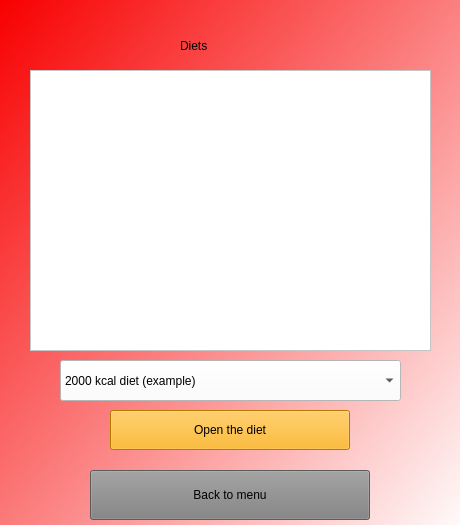
<?xml version="1.0" encoding="UTF-8"?>
<ui version="4.0">
 <class>Diet</class>
 <widget class="QWidget" name="Diet">
  <property name="geometry">
   <rect>
    <x>0</x>
    <y>0</y>
    <width>460</width>
    <height>525</height>
   </rect>
  </property>
  <property name="minimumSize">
   <size>
    <width>460</width>
    <height>525</height>
   </size>
  </property>
  <property name="maximumSize">
   <size>
    <width>460</width>
    <height>525</height>
   </size>
  </property>
  <property name="windowTitle">
   <string>Form</string>
  </property>
  <widget class="QStackedWidget" name="stackedWidget">
   <property name="geometry">
    <rect>
     <x>0</x>
     <y>0</y>
     <width>460</width>
     <height>550</height>
    </rect>
   </property>
   <property name="minimumSize">
    <size>
     <width>460</width>
     <height>550</height>
    </size>
   </property>
   <property name="maximumSize">
    <size>
     <width>460</width>
     <height>550</height>
    </size>
   </property>
   <property name="styleSheet">
    <string notr="true">background-color: qlineargradient(spread:pad, x1:0, y1:0, x2:1, y2:1, stop:0 rgba(248, 0, 0, 255), stop:1 rgba(255, 255, 255, 255));</string>
   </property>
   <widget class="QWidget" name="page">
    <property name="enabled">
     <bool>true</bool>
    </property>
    <property name="styleSheet">
     <string notr="true">background-color: qlineargradient(spread:pad, x1:0, y1:0, x2:1, y2:1, stop:0 rgba(248, 0, 0, 255), stop:1 rgba(255, 255, 255, 255));</string>
    </property>
    <widget class="QLabel" name="label_2">
     <property name="geometry">
      <rect>
       <x>180</x>
       <y>20</y>
       <width>101</width>
       <height>51</height>
      </rect>
     </property>
     <property name="styleSheet">
      <string notr="true">color:black;
font: 30pt &quot;MS Shell Dlg2&quot;;
background-color:transparent;</string>
     </property>
     <property name="text">
      <string>Diets</string>
     </property>
    </widget>
    <widget class="QPushButton" name="pushButton_back_to_menu">
     <property name="geometry">
      <rect>
       <x>90</x>
       <y>470</y>
       <width>280</width>
       <height>50</height>
      </rect>
     </property>
     <property name="minimumSize">
      <size>
       <width>280</width>
       <height>50</height>
      </size>
     </property>
     <property name="maximumSize">
      <size>
       <width>280</width>
       <height>50</height>
      </size>
     </property>
     <property name="styleSheet">
      <string notr="true">background-color:grey;
font:italic 16pt &quot;Noto Serif Light&quot;;</string>
     </property>
     <property name="text">
      <string>Back to menu</string>
     </property>
    </widget>
    <widget class="QComboBox" name="comboBox">
     <property name="geometry">
      <rect>
       <x>60</x>
       <y>360</y>
       <width>341</width>
       <height>41</height>
      </rect>
     </property>
     <property name="styleSheet">
      <string notr="true">FONT-SIZE:24PX;
background-color: WHITE;</string>
     </property>
     <item>
      <property name="text">
       <string>2000 kcal diet (example)</string>
      </property>
     </item>
     <item>
      <property name="text">
       <string>1500 kcal diet (7 day)</string>
      </property>
     </item>
     <item>
      <property name="text">
       <string>Instant diet (7 day)</string>
      </property>
     </item>
    </widget>
    <widget class="QTextEdit" name="textEdit">
     <property name="geometry">
      <rect>
       <x>30</x>
       <y>70</y>
       <width>401</width>
       <height>281</height>
      </rect>
     </property>
     <property name="styleSheet">
      <string notr="true">background: white;</string>
     </property>
    </widget>
    <widget class="QPushButton" name="pushButton_open_the_diet">
     <property name="geometry">
      <rect>
       <x>110</x>
       <y>410</y>
       <width>240</width>
       <height>40</height>
      </rect>
     </property>
     <property name="minimumSize">
      <size>
       <width>240</width>
       <height>40</height>
      </size>
     </property>
     <property name="maximumSize">
      <size>
       <width>240</width>
       <height>40</height>
      </size>
     </property>
     <property name="styleSheet">
      <string notr="true">background-color:rgb(255, 170, 0);
font:italic 16pt &quot;Noto Serif Light&quot;;</string>
     </property>
     <property name="text">
      <string>Open the diet</string>
     </property>
    </widget>
   </widget>
  </widget>
 </widget>
 <resources/>
 <connections/>
</ui>
